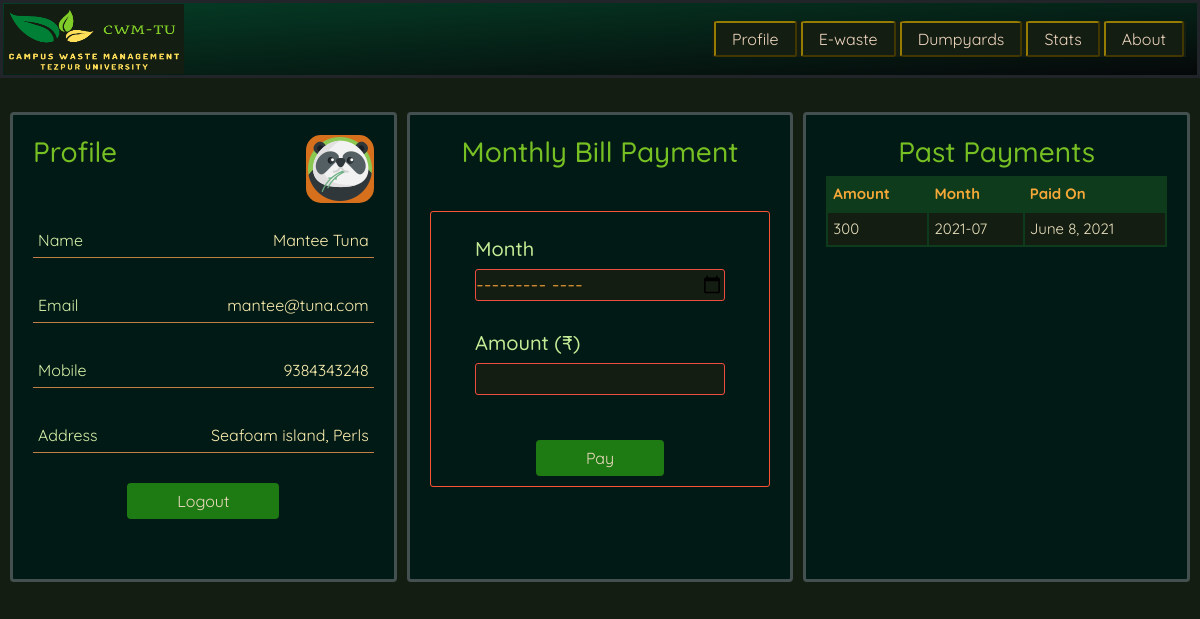
/logwaste/profile/ (signed in), run on an earlier commit of the app's database.
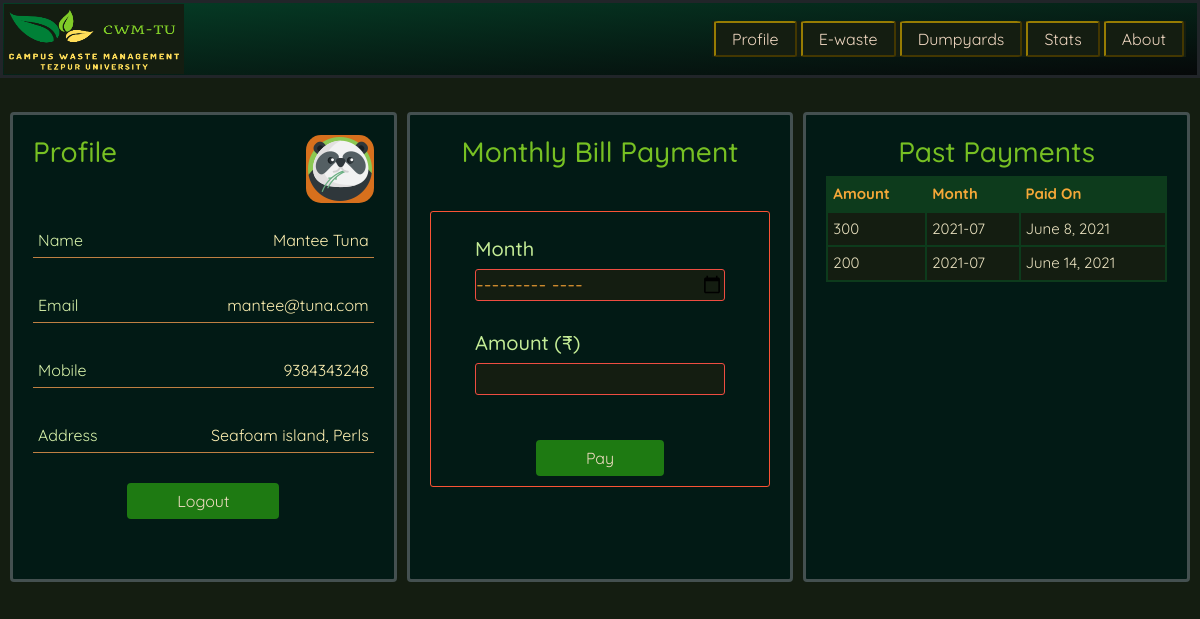
And on a later commit of the database.
### logwaste/models.py (models this page shows)
class Bills(models.Model):
    bill_id = models.IntegerField()
    bill_amount = models.IntegerField()
    bill_month = models.CharField(max_length=10)
    bill_date = models.DateField()

### logwaste/views.py (the view, shortened to what this page needs)
# urls.py: path('profile/', views.profile),
def profile(request):
    if request.user.is_superuser:
        d1 = MyUser.objects.all().filter(is_superuser=False)
        cursor = connection.cursor()
        cursor.execute(
            "SELECT logwaste_myuser.id,logwaste_myuser.full_name, logwaste_bills.bill_amount, logwaste_bills.bill_month, logwaste_bills.bill_date FROM logwaste_myuser JOIN logwaste_bills ON logwaste_myuser.id=logwaste_bills.bill_id")
        data = dictfetchall(cursor)
        ew = request.user
        return render(request, 'profile.html', {'ew': ew, 'data': data, 'd1': d1})
    elif request.user.is_authenticated:
        data = Bills.objects.filter(bill_id=request.user.id)
        ew = request.user
        return render(request, 'profile.html', {'ew': ew, 'data': data})
    else:
        return HttpResponseRedirect('/logwaste/logins/')

### templates/profile.html (shortened to what the changed rows need)
{% extends 'base.html' %}
{% load static %}
{% block style %}
<link rel="stylesheet" href="{% static 'css/profiles.css' %}">
{% endblock style %}
{% block rest %}
<div class="rest">
    {% if request.user.is_superuser %}
    <div class="left">
        <div class="right">
            <div class="pics">
                <h2 class="hh1">Admin</h2>
                <img src="{% static 'images/orca.png' %}" class="img1">
            </div>
            <div class="here">
                <div class="there">Name</div>
                <div class="fetch">{{ew.full_name}}</div>
            </div>
            <div class="here">
                <div class="there">Email</div>
                <div class="fetch">{{ew.email}}</div>
            </div>
            <div class="here">
                <div class="there">Mobile</div>
                <div class="fetch">{{ew.mobile}}</div>
            </div>
            <div class="here">
                <div class="there">Address</div>
                <div class="fetch">{{ew.address}}</div>
            </div>
            <div class="down">
                <a href="{% url 'logout' %}"><button class="buttoned">Logout</button></a>
            </div>
        </div>
        <div class="right">
            <h2 class="hh1">Registered Users</h2>
            <table id="customers">
                <th>UserID</th>
                <th>Name</th>
                <th>Email</th>
                <th>Mobile</th>
                <th>Address</th>
                <tr>
                    {% for d1 in d1 %}
                    <td>{{d1.id}}</td>
                    <td>{{d1.full_name}}</td>
                    <td>{{d1.email}}</td>
                    <td>{{d1.mobile}}</td>
                    <td>{{d1.address}}</td>
                </tr>
                {% endfor %}
            </table>
        </div>
    </div>
    <div class="left">
        <div class="right">
            <h2 class="hh1">Payments Received</h2>
            <table id="customers">
                <th>UserID</th>
                <th>Name</th>
                <th>Amount</th>
                <th>Month</th>
                <th>Paid On</th>
                <tr>
                    {% for data in data %}
                    <td>{{data.id}}</td>
                    <td>{{data.full_name}}</td>
                    <td>{{data.bill_amount}}</td>
                    <td>{{data.bill_month}}</td>
                    <td>{{data.bill_date}}</td>
                </tr>
                {% endfor %}
            </table>
        </div>
    </div>
    {% else %}
    <div class="lefts">
        <div class="right">
            <div class="up">
                <div class="pics">
                    <h2>Profile</h2>
                </div>
            </div>
        </div>
        <div class="right">
            <h2 class="hh">Monthly Bill Payment</h2>
        </div>
        <div class="right">
            <h2 class="hh1">Past Payments</h2>
            <table id="customers">
                <th>Amount</th>
                <th>Month</th>
                <th>Paid On</th>
                <tr>
                    {% for data in data %}
                    <td>{{data.bill_amount}}</td>
                    <td>{{data.bill_month}}</td>
                    <td>{{data.bill_date}}</td>
                </tr>
                {% endfor %}
            </table>
        </div>
    </div>
    {% endif %}
</div>
{% endblock rest %}

What changed in the data, as far as the page shows it:
added Bills: bill_amount "200", bill_month "2021-07", bill_date "June 14, 2021"
